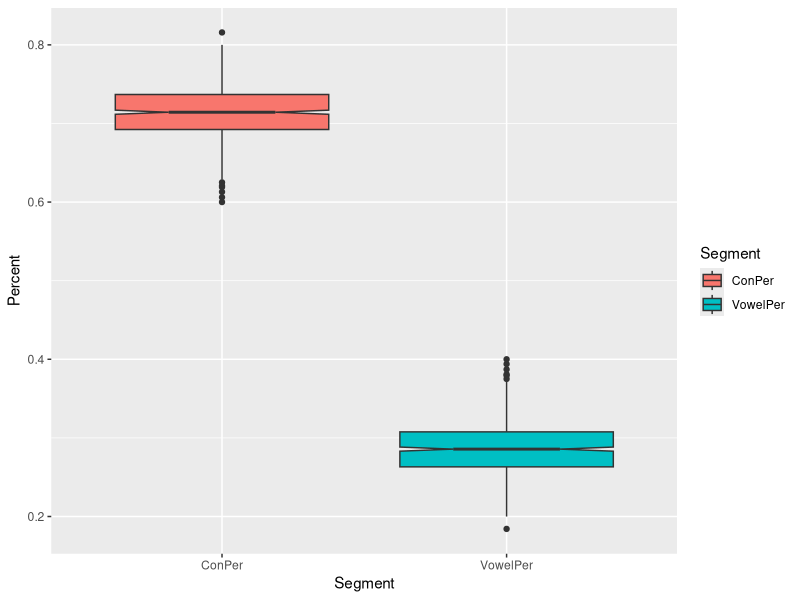

Write R code to recreate this figure.
library(tidyverse)
head(sentences) ## `sentences` dataset is included in `stringr`

## Prepare a data frame for analysis
corp <- data.frame(id = seq(1:length(sentences)), 
                   texts = str_to_lower(sentences))
corp

corp %>%
    mutate(NumOfChars = nchar(texts),
           VowelPer = str_count(texts,'[aeiou]')/NumOfChars,
           ConPer = str_count(texts,'[^aeiou]')/NumOfChars) %>%
    pivot_longer(c("VowelPer", "ConPer"), names_to = "Segment",values_to = "Percent") %>%
    ggplot(aes(Segment, Percent, fill=Segment)) + geom_boxplot(notch=TRUE)

